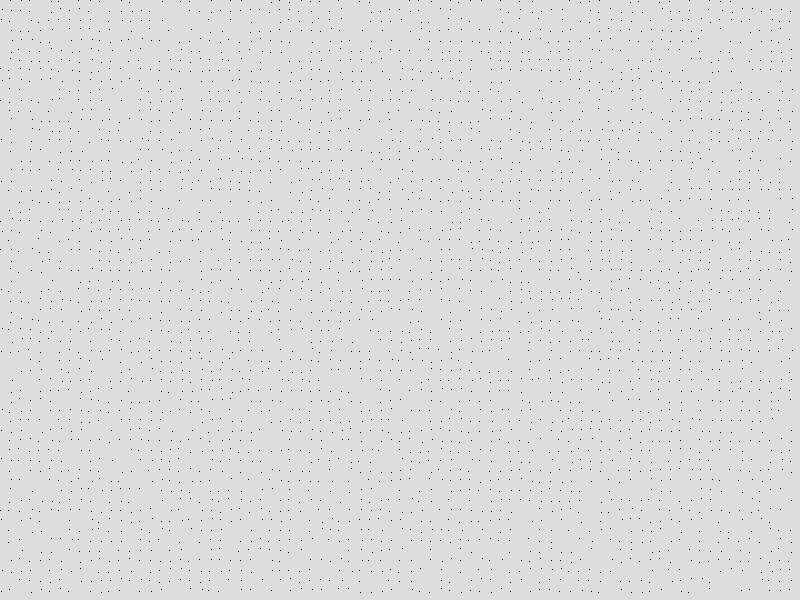
Frame 1 (no input)
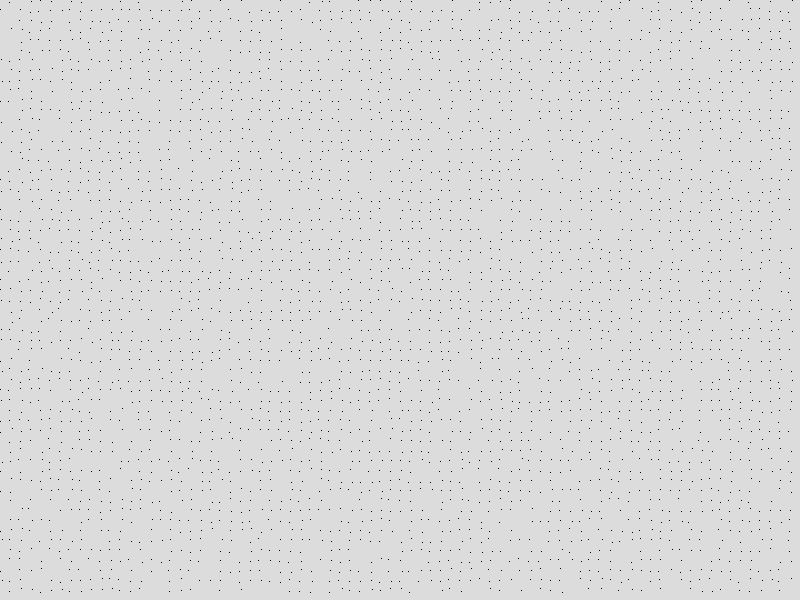
Frame 60 (the mouse pressed at the canvas centre just before this capture)
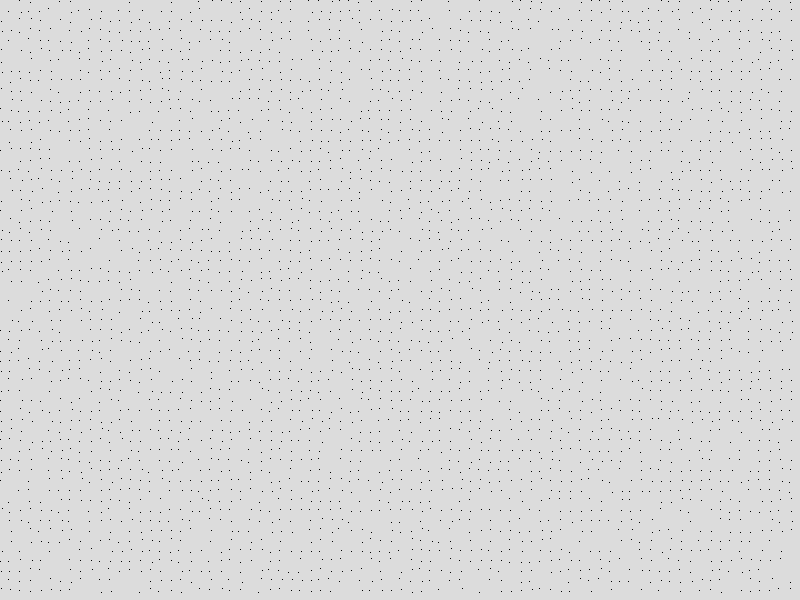
Frame 120 (the mouse held since frame 60 and released just before this capture)

The Processing sketch that drew these frames (run headless with seeded random() and noise(); from frame 60 on, the mouse is pressed at the canvas centre):

// Processing sketch: RandomGridPoints
// ── RandomGridPoints.pde

void setup(){
  size(800, 600);  
  noSmooth();
}

void draw(){
  background(220);
  
  float randomSpace = 2.0;
  float gridSpacing = 10.0;
  
  for(int x = 0; x < width; x += gridSpacing){
    for(int y = 0; y < height; y += gridSpacing){
      
      float xPos = x + random(-randomSpace, randomSpace);
      float yPos = y + random(-randomSpace, randomSpace);
      
      point(xPos, yPos);
    
    }
  
  }

}
